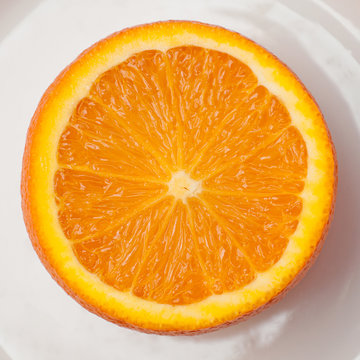
#> input picture 01_sandbox/orange.jpg, 360 x 360 px
$ python orange2.py
#> lines starting #> are read from the running program, lines starting #| are printed output that depends on the picture; after the words box and inside, x2 and y2 are one past the last pixel; in counts of white or black regions, pixels touching at a corner belong together
import cv2

img = cv2.imread('orange.jpg')
#> img is the input picture: shape (360, 360, 3); mean B, G, R 97.7, 174.2, 230.6
gray = cv2.cvtColor(img, cv2.COLOR_BGR2GRAY)
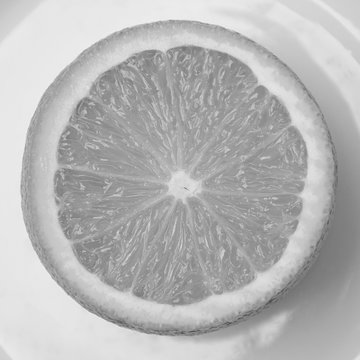
#> gray: shape (360, 360); min 73, max 243, mean 182.4
low = 0, 49, 215
up = 179, 255, 255

x, binary = cv2.threshold(gray, 0, 255, cv2.THRESH_BINARY+ cv2.THRESH_OTSU)
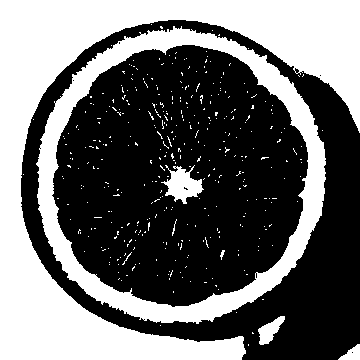
#> binary: shape (360, 360); 41.6% white; 381 white regions (373 under 20 px)
#> x = 187
contours, _ = cv2.findContours(binary, cv2.RETR_EXTERNAL, cv2.CHAIN_APPROX_SIMPLE)
#> contours = 20 contours, 16 with area under 20; largest, box (x1, y1, x2, y2) and area: (36, 26, 326, 324) 66162, (0, 0, 360, 360) 35236, (258, 316, 285, 345) 346, (338, 344, 360, 360) 170
print(x)
#| 187.0
if contours:
    result = img.copy()
    cv2.drawContours(result, [max(contours, key=cv2.contourArea)], contourIdx=-1, color=(0, 255, 0), thickness=3)
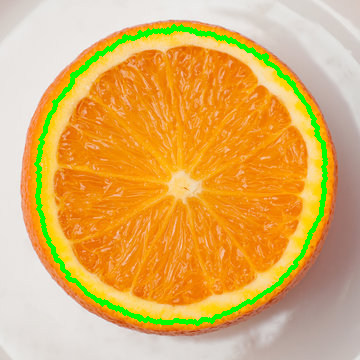
#> result: shape (360, 360, 3); 3.56% of pixels changed, all inside (x1, y1, x2, y2) = (34, 24, 328, 326)
    cv2.imshow('result', result)
    cv2.waitKey(0)
    cv2.destroyAllWindows()
